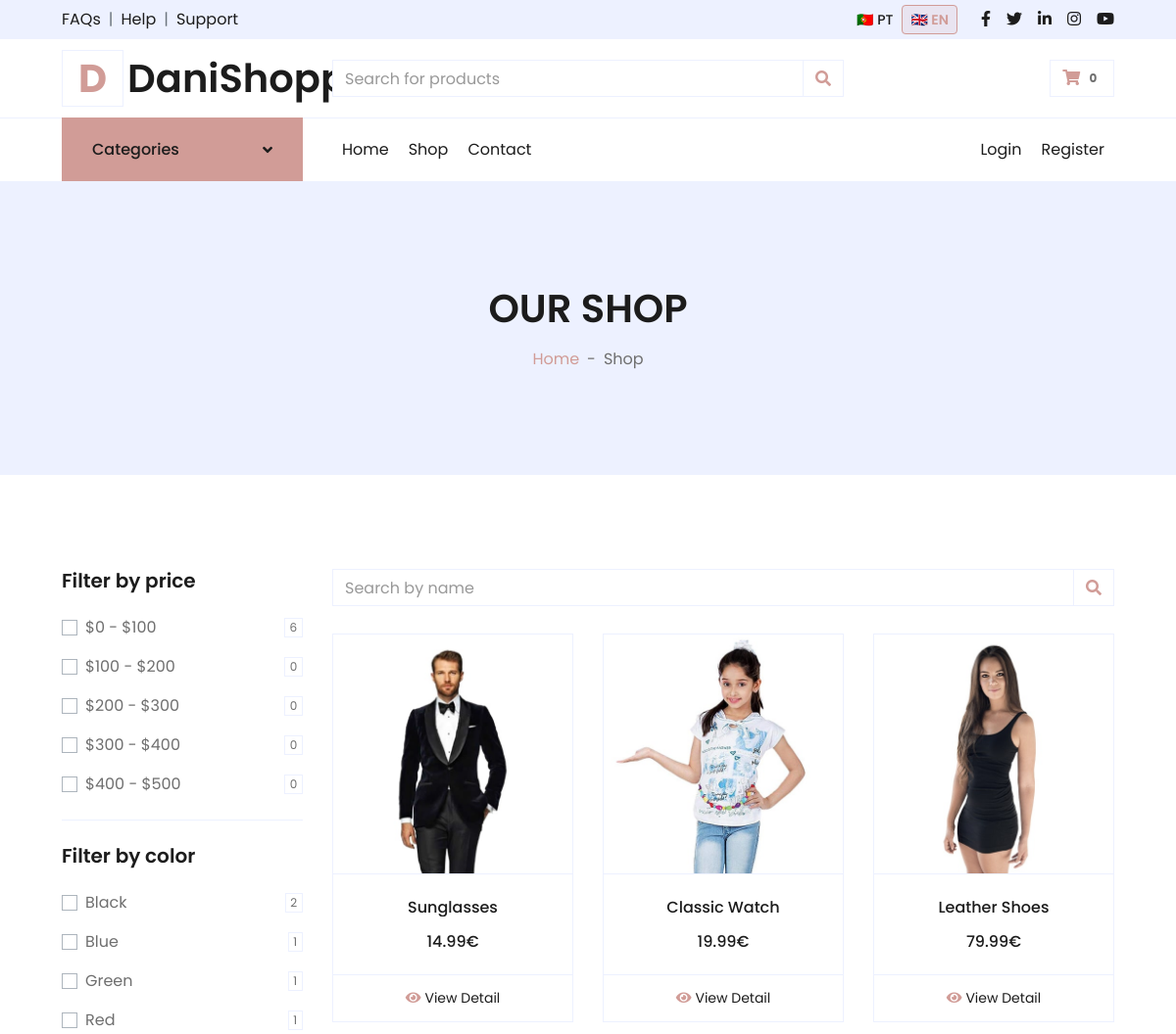
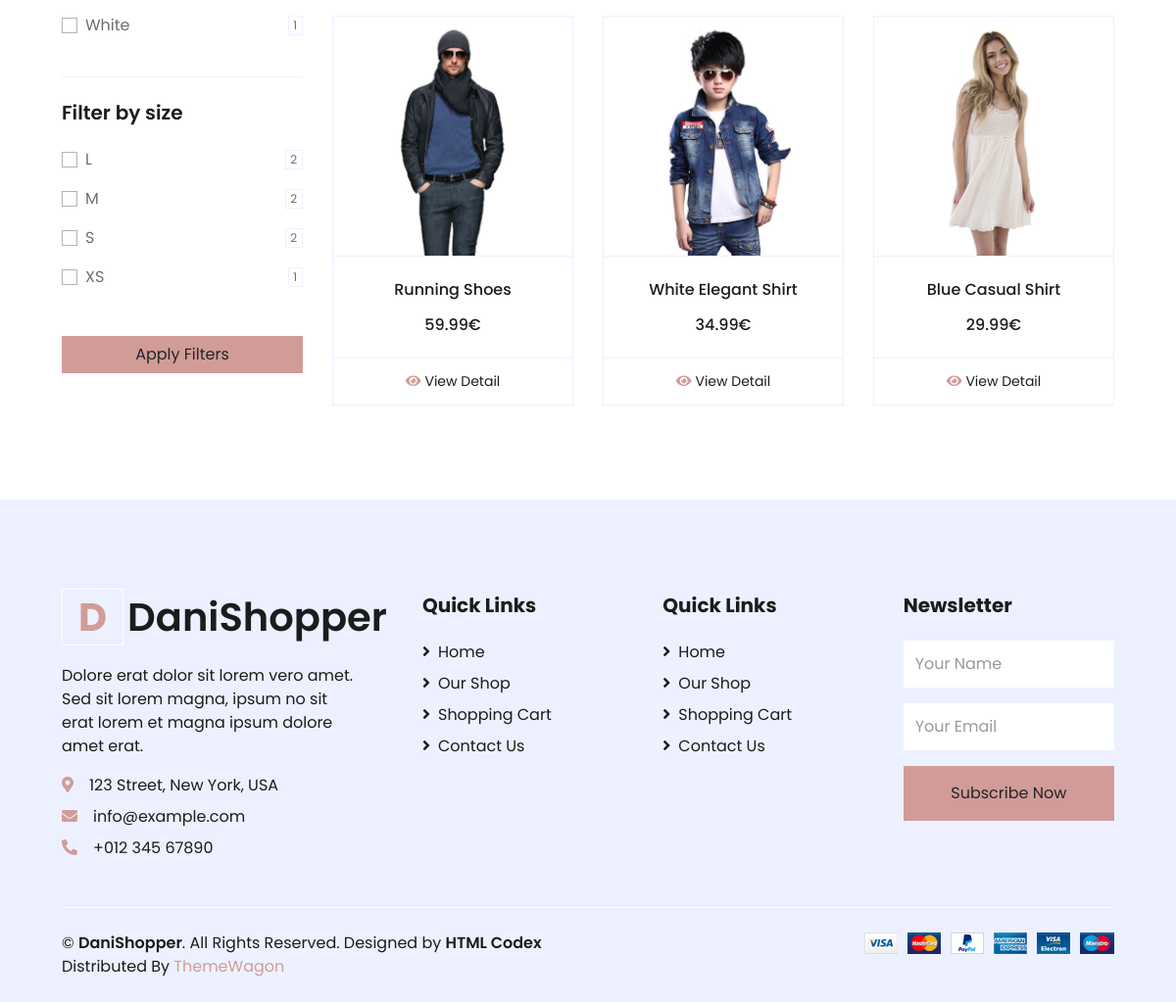
The page /shop.php on the database its author committed (2 pictures, top to bottom).
### tables this page shows
CREATE TABLE
  `colors` (
    `id` int (11) NOT NULL AUTO_INCREMENT,
    `hex` varchar(7) DEFAULT NULL,
    PRIMARY KEY (`id`)
  );

CREATE TABLE
  `sizes` (
    `id` int (11) NOT NULL AUTO_INCREMENT,
    `name` varchar(50) NOT NULL,
    PRIMARY KEY (`id`)
  );

CREATE TABLE
  `products` (
    `id` int (11) NOT NULL AUTO_INCREMENT,
    `codProd` varchar(50) DEFAULT NULL,
    `category_id` int (11) DEFAULT NULL,
    `price` decimal(10, 2) NOT NULL,
    `image` varchar(255) DEFAULT NULL,
    `is_active` tinyint (1) DEFAULT 1,
    `created_at` timestamp NOT NULL DEFAULT current_timestamp(),
    `updated_at` timestamp NOT NULL DEFAULT current_timestamp() ON UPDATE current_timestamp(),
    PRIMARY KEY (`id`),
    UNIQUE KEY `codProd` (`codProd`),
    KEY `category_id` (`category_id`),
    CONSTRAINT `products_ibfk_1` FOREIGN KEY (`category_id`) REFERENCES `categories` (`id`)
  );

### includes/config.php (called while the page is built, shortened)
<?php
$SETTINGS['servername'] = 'localhost';
$SETTINGS['username']   = 'root';
$SETTINGS['password']   = '';
$SETTINGS['dbname']     = 'pi_db';
$SETTINGS['nome_projeto'] = '06-DanielSilva-Site13-FinalProject';
$SETTINGS['isLoginKey'] = 'asjdhaskjgfaskjgfkasjhfskajhdsjkhdaskjh';
$SETTINGS['dir_site'] = dirname(__DIR__) . '/';
$SETTINGS['url_site'] = 'http://localhost:8000';
$SETTINGS['dir_uploads'] = $SETTINGS['dir_site'] . 'uploads/';
$SETTINGS['url_uploads'] = $SETTINGS['url_site'] . '/uploads';
$SETTINGS['fotos_auth'] = ['image/jpeg', 'image/jpg', 'image/png', 'image/webp'];
$SETTINGS['fotos_maxUpload'] = 3000000;
$LANG_CODE = $_SESSION['lingua'] ?? 'pt';
include_once 'db.php';
include_once 'functions.php';

### includes/functions.php (called while the page is built, shortened)
<?php
function db_get_all($table, $where = "1", $order = "id DESC", $limit = "")
{
    $sql = "SELECT * FROM $table WHERE $where ORDER BY $order $limit";
    return my_query($sql);
}
function db_select($select, $from, $joins = "", $where = "1", $order = "", $limit = "")
{
    $sql = "SELECT $select FROM $from";
    if ($joins) {
        $sql .= " $joins";
    }
    $sql .= " WHERE $where";
    if ($order) {
        $sql .= " ORDER BY $order";
    }
    return my_query($sql);
}
function db_select_grouped($select, $from, $joins = "", $where = "1", $group = "", $order = "", $limit = "")
{
    $sql = "SELECT $select FROM $from";
    if ($joins) $sql .= " $joins";
    $sql .= " WHERE $where";
    if ($group) $sql .= " GROUP BY $group";
    if ($order) $sql .= " ORDER BY $order";
    if ($limit) $sql .= " LIMIT $limit";
    return my_query($sql);
}
function t($code, $lang_code = null)
{
    static $translations = [];
    if ($lang_code === null) {
        global $LANG_CODE;
        $lang_code = $LANG_CODE ?? 'pt';
    }
    if (!isset($translations[$lang_code])) {
        $rows = db_get_all("traduz", "lang_code = '" . addslashes($lang_code) . "'");
        $translations[$lang_code] = [];
        foreach ($rows as $row) {
            $translations[$lang_code][$row['code']] = $row['text'];
        }
    }
    return $translations[$lang_code][$code] ?? $code;
}
function get_products_filtered($filters = [], $limit = 12, $offset = 0)
{
    global $LANG_CODE;
    $LANG_CODE = addslashes($LANG_CODE ?? 'pt');
    $joins = "
        JOIN product_variants pv ON pv.product_id = p.id
        LEFT JOIN product_translations pt
            ON pt.product_id = p.id
            AND pt.lang_code = '$LANG_CODE'
    ";
    $where = ["p.is_active = 1", "pv.is_available = 1"];
    $where_sql = implode(" AND ", $where);
    return db_select_grouped(
        "p.*, pt.title, pt.slug, pt.short_description",
        "products p",
        $joins,
        $where_sql,
        "p.id",
        "p.id DESC",
        "$offset, $limit"
    );
}
function get_categories()
{
    global $LANG_CODE;
    $LANG_CODE = addslashes($LANG_CODE ?? 'pt');
    return db_select(
        "
        c.id,
        c.image,
        ct.name
        ",
        "categories c",
        "
        LEFT JOIN category_translations ct
            ON ct.category_id = c.id
            AND ct.lang_code = '$LANG_CODE'
        ",
        "1",
        "c.id ASC"
    );
}
function get_filter_colors()
{
    global $LANG_CODE;
    $LANG_CODE = addslashes($LANG_CODE ?? 'pt');
    return db_select_grouped(
        "
        c.id,
        c.hex,
        ct.name,
        COUNT(DISTINCT pv.product_id) as total
        ",
        "product_variants pv",
        "
        JOIN colors c ON c.id = pv.color_id
        LEFT JOIN color_translations ct
            ON ct.color_id = c.id
            AND ct.lang_code = '$LANG_CODE'
        ",
        "pv.is_available = 1",
        "c.id",
        "ct.name ASC"
    );
}
function get_filter_sizes()
{
    return db_select_grouped(
        "
        s.id,
        s.name,
        COUNT(DISTINCT pv.product_id) as total
        ",
        "product_variants pv",
        "
        JOIN sizes s ON s.id = pv.size_id
        ",
        "pv.is_available = 1",
        "s.id",
        "s.name ASC"
    );
}
function get_filter_prices()
{
    return db_select(
        "
        SUM(CASE WHEN p.price BETWEEN 0 AND 100 THEN 1 ELSE 0 END) as p1,
        SUM(CASE WHEN p.price BETWEEN 100 AND 200 THEN 1 ELSE 0 END) as p2,
        SUM(CASE WHEN p.price BETWEEN 200 AND 300 THEN 1 ELSE 0 END) as p3,
        SUM(CASE WHEN p.price BETWEEN 300 AND 400 THEN 1 ELSE 0 END) as p4,
        SUM(CASE WHEN p.price BETWEEN 400 AND 500 THEN 1 ELSE 0 END) as p5
        ",
        "products p",
        "",
        "p.is_active = 1"
    )[0];
}
function get_products_filtered_count($filters = [])
{
    global $LANG_CODE;
    $LANG_CODE = addslashes($LANG_CODE ?? 'pt');
    $joins = "
        JOIN product_variants pv ON pv.product_id = p.id
        LEFT JOIN product_translations pt
            ON pt.product_id = p.id
            AND pt.lang_code = '$LANG_CODE'
    ";
    $where = ["p.is_active = 1", "pv.is_available = 1"];
    $where_sql = implode(" AND ", $where);
    $res = db_select(
        "COUNT(DISTINCT p.id) as total",
        "products p",
        $joins,
        $where_sql
    );
    return $res[0]['total'] ?? 0;
}

### includes/db.php (called while the page is built, shortened)
<?php
$SETTINGS['conn'] = my_connect($SETTINGS);
function my_connect($SETTINGS)
{
    $conn = new mysqli($SETTINGS['servername'], $SETTINGS['username'], $SETTINGS['password'], $SETTINGS['dbname']);
    $conn->set_charset('utf8mb4');
    return $conn;
}
function my_query($sql, $debug = 0)
{
    global $SETTINGS;
    $result = $SETTINGS['conn']->query($sql);
    if (isset($result->num_rows)) {
        $arrRes = array();
        if ($result->num_rows > 0) {
            while ($row = $result->fetch_assoc()) {
                $arrRes[] = $row;
            }
        }
        return $arrRes;
    }
    return 0;
}

### shop.php (the view, shortened to what this page needs)
<!DOCTYPE html>
<html lang="gb">
<?php
include_once 'includes/config.php';
include 'includes/header.php';
$selected_colors = $_GET['colors'] ?? [];
$selected_sizes  = $_GET['sizes'] ?? [];
$selected_prices = $_GET['price'] ?? [];
$search          = $_GET['search'] ?? '';
$per_page = 12;
$page = max(1, (int)($_GET['page'] ?? 1));
$offset = ($page - 1) * $per_page;
$filters = [
    'colors' => $selected_colors,
    'sizes'  => $selected_sizes,
    'search' => $search,
    'price'  => $selected_prices
];
$products = get_products_filtered($filters, $per_page, $offset);
$colors = get_filter_colors();
$sizes = get_filter_sizes();
$price_counts = get_filter_prices();
?>
<div class="container-fluid bg-secondary mb-5">
    <div class="d-flex flex-column align-items-center justify-content-center" style="min-height: 300px">
        <h1 class="font-weight-semi-bold text-uppercase mb-3"><?= t('shop.header.title') ?></h1>
        <div class="d-inline-flex">
            <p class="m-0"><a href="<?= $SETTINGS['url_site'] ?>/index.php"><?= t('shop.header.breadcrumb_home') ?></a></p>
            <p class="m-0 px-2">-</p>
            <p class="m-0"><?= t('shop.header.breadcrumb_shop') ?></p>
        </div>
    </div>
</div>
<div class="container-fluid pt-5">
    <form method="GET">
        <div class="row px-xl-5">
            <div class="col-lg-3 col-md-12">
                <div class="border-bottom mb-4 pb-4">
                    <h5 class="font-weight-semi-bold mb-4"><?= t('shop.sidebar.filter_price_title') ?></h5>
                    <div class="custom-control custom-checkbox d-flex align-items-center justify-content-between mb-3">
                        <label class="custom-control-label" for="price-1">$0 - $100</label>
                        <span class="badge border font-weight-normal"><?= $price_counts['p1'] ?></span>
                    </div>
                    <div class="custom-control custom-checkbox d-flex align-items-center justify-content-between mb-3">
                        <label class="custom-control-label" for="price-2">$100 - $200</label>
                        <span class="badge border font-weight-normal"><?= $price_counts['p2'] ?></span>
                    </div>
                    <div class="custom-control custom-checkbox d-flex align-items-center justify-content-between mb-3">
                        <label class="custom-control-label" for="price-3">$200 - $300</label>
                        <span class="badge border font-weight-normal"><?= $price_counts['p3'] ?></span>
                    </div>
                    <div class="custom-control custom-checkbox d-flex align-items-center justify-content-between mb-3">
                        <label class="custom-control-label" for="price-4">$300 - $400</label>
                        <span class="badge border font-weight-normal"><?= $price_counts['p4'] ?></span>
                    </div>
                    <div class="custom-control custom-checkbox d-flex align-items-center justify-content-between">
                        <label class="custom-control-label" for="price-5">$400 - $500</label>
                        <span class="badge border font-weight-normal"><?= $price_counts['p5'] ?></span>
                    </div>
                </div>
                <div class="border-bottom mb-4 pb-4">
                    <h5 class="font-weight-semi-bold mb-4"><?= t('shop.sidebar.filter_color_title') ?></h5>
                    <?php foreach ($colors as $color): ?>
                        <div class="custom-control custom-checkbox d-flex align-items-center justify-content-between mb-3">
                            <label class="custom-control-label" for="color-<?= $color['id'] ?>">
                                <?= $color['name'] ?>
                            </label>
                            <span class="badge border font-weight-normal"><?= $color['total'] ?></span>
                        </div>
                    <?php endforeach; ?>
                </div>
                <div class="mb-5">
                    <h5 class="font-weight-semi-bold mb-4"><?= t('shop.sidebar.filter_size_title') ?></h5>
                    <?php foreach ($sizes as $size): ?>
                        <div class="custom-control custom-checkbox d-flex align-items-center justify-content-between mb-3">
                            <label class="custom-control-label" for="size-<?= $size['id'] ?>">
                                <?= $size['name'] ?>
                            </label>
                            <span class="badge border font-weight-normal"><?= $size['total'] ?></span>
                        </div>
                    <?php endforeach; ?>
                </div>
                <div class="mt-4">
                    <button class="btn btn-primary w-100">
                        <?= t('shop.filters.apply') ?>
                    </button>
                </div>
            </div>
            <div class="col-lg-9 col-md-12">
                <div class="row pb-3">
                    <div class="col-12 pb-1">
                        <div class="d-flex align-items-center justify-content-between mb-4">
                            <div class="input-group">
                                <input
                                    type="text"
                                    name="search"
                                    value="<?= htmlspecialchars($search) ?>"
                                    class="form-control"
                                    placeholder="<?= t('shop.products.search_placeholder') ?>">
                                <div class="input-group-append">
                                    <span class="input-group-text bg-transparent text-primary">
                                        <i class="fa fa-search"></i>
                                    </span>
                                </div>
                            </div>
                        </div>
                    </div>
                    <?php foreach ($products as $product): ?>
                        <div class="col-lg-4 col-md-6 col-sm-12 pb-1">
                            <div class="card product-item border-0 mb-4">
                                <div class="card-header product-img position-relative overflow-hidden bg-transparent border p-0">
                                    <img class="img-fluid w-100" src="<?= $product['image'] ?>" alt="">
                                </div>
                                <div class="card-body border-left border-right text-center p-0 pt-4 pb-3">
                                    <h6 class="text-truncate mb-3"><?= $product['title'] ?></h6>
                                    <div class="d-flex justify-content-center">
                                        <h6><?= $product['price'] ?>€</h6>
                                    </div>
                                </div>
                                <div class="card-footer d-flex justify-content-center bg-light border">
                                    <a href="<?= $SETTINGS['url_site'] ?>/detail.php?slug=<?= $product['slug'] ?>"
                                        class="btn btn-sm text-dark p-0">
                                        <i class="fas fa-eye text-primary mr-1"></i>View Detail
                                    </a>
                                </div>
                            </div>
                        </div>
                    <?php endforeach; ?>
                </div>
                <div class="col-12 pb-1">
                </div>
            </div>
        </div>
    </form>
</div>
<?php include 'includes/footer.php'; ?>
</body>
</html>

### rows shown on the page
colors: name "Black", total "2"
colors: name "Blue", total "1"
colors: name "Green", total "1"
colors: name "Red", total "1"
colors: name "White", total "1"
sizes: name "L", total "2"
sizes: name "M", total "2"
sizes: name "S", total "2"
sizes: name "XS", total "1"
products: image (picture), title "Sunglasses", price "14.99"
products: image (picture), title "Classic Watch", price "19.99"
products: image (picture), title "Leather Shoes", price "79.99"
products: image (picture), title "Running Shoes", price "59.99"
products: image (picture), title "White Elegant Shirt", price "34.99"
products: image (picture), title "Blue Casual Shirt", price "29.99"

### other values the page prints
t('header.topbar.faqs') "FAQs"
t('header.topbar.help') "Help"
t('header.topbar.support') "Support"
t('header.lang.pt') "PT"
t('header.lang.en') "EN"
t('header.brand.name') "DaniShopper"
t('header.categories.title') "Categories"
t('header.nav.home') "Home"
t('header.nav.shop') "Shop"
t('header.nav.contact') "Contact"
t('header.nav.login') "Login"
t('header.nav.register') "Register"
t('shop.header.title') "OUR SHOP"
t('shop.header.breadcrumb_home') "Home"
t('shop.header.breadcrumb_shop') "Shop"
